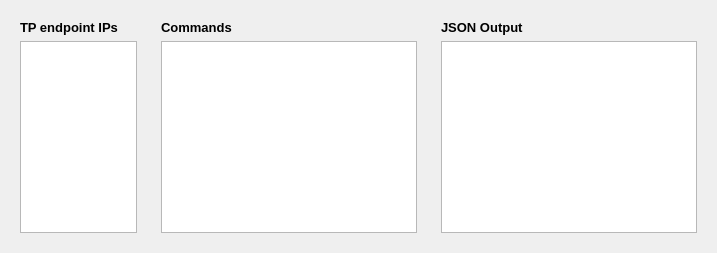
           <widget class="QWidget" name="widget_41" native="true">
            <property name="sizePolicy">
             <sizepolicy hsizetype="Expanding" vsizetype="Preferred">
              <horstretch>0</horstretch>
              <verstretch>0</verstretch>
             </sizepolicy>
            </property>
            <layout class="QHBoxLayout" name="horizontalLayout_28">
             <item>
              <widget class="QWidget" name="widget_43" native="true">
               <property name="maximumSize">
                <size>
                 <width>135</width>
                 <height>16777215</height>
                </size>
               </property>
               <layout class="QVBoxLayout" name="verticalLayout_34">
                <item>
                 <widget class="QLabel" name="label">
                  <property name="font">
                   <font>
                    <family>Segoe UI</family>
                    <pointsize>10</pointsize>
                    <weight>75</weight>
                    <bold>true</bold>
                   </font>
                  </property>
                  <property name="text">
                   <string>TP endpoint IPs</string>
                  </property>
                 </widget>
                </item>
                <item>
                 <widget class="QPlainTextEdit" name="plainTextEdit_tp_ip_list">
                  <property name="sizePolicy">
                   <sizepolicy hsizetype="Fixed" vsizetype="Expanding">
                    <horstretch>0</horstretch>
                    <verstretch>0</verstretch>
                   </sizepolicy>
                  </property>
                  <property name="palette">
                   <palette>
                    <active>
                     <colorrole role="Text">
                      <brush brushstyle="SolidPattern">
                       <color alpha="255">
                        <red>0</red>
                        <green>0</green>
                        <blue>0</blue>
                       </color>
                      </brush>
                     </colorrole>
                     <colorrole role="Base">
                      <brush brushstyle="SolidPattern">
                       <color alpha="255">
                        <red>255</red>
                        <green>255</green>
                        <blue>255</blue>
                       </color>
                      </brush>
                     </colorrole>
                    </active>
                    <inactive>
                     <colorrole role="Text">
                      <brush brushstyle="SolidPattern">
                       <color alpha="255">
                        <red>0</red>
                        <green>0</green>
                        <blue>0</blue>
                       </color>
                      </brush>
                     </colorrole>
                     <colorrole role="Base">
                      <brush brushstyle="SolidPattern">
                       <color alpha="255">
                        <red>255</red>
                        <green>255</green>
                        <blue>255</blue>
                       </color>
                      </brush>
                     </colorrole>
                    </inactive>
                    <disabled>
                     <colorrole role="Text">
                      <brush brushstyle="SolidPattern">
                       <color alpha="255">
                        <red>120</red>
                        <green>120</green>
                        <blue>120</blue>
                       </color>
                      </brush>
                     </colorrole>
                     <colorrole role="Base">
                      <brush brushstyle="SolidPattern">
                       <color alpha="255">
                        <red>240</red>
                        <green>240</green>
                        <blue>240</blue>
                       </color>
                      </brush>
                     </colorrole>
                    </disabled>
                   </palette>
                  </property>
                  <property name="font">
                   <font>
                    <family>Segoe UI</family>
                    <pointsize>10</pointsize>
                   </font>
                  </property>
                  <property name="plainText">
                   <string/>
                  </property>
                 </widget>
                </item>
               </layout>
              </widget>
             </item>
             <item>
              <widget class="QWidget" name="widget_44" native="true">
               <property name="maximumSize">
                <size>
                 <width>470</width>
                 <height>16777215</height>
                </size>
               </property>
               <layout class="QVBoxLayout" name="verticalLayout_11">
                <item>
                 <widget class="QLabel" name="label_2">
                  <property name="font">
                   <font>
                    <family>Segoe UI</family>
                    <pointsize>10</pointsize>
                    <weight>75</weight>
                    <bold>true</bold>
                   </font>
                  </property>
                  <property name="text">
                   <string>Commands</string>
                  </property>
                 </widget>
                </item>
                <item>
                 <widget class="QPlainTextEdit" name="plainTextEdit_tp_commands">
                  <property name="sizePolicy">
                   <sizepolicy hsizetype="Expanding" vsizetype="Expanding">
                    <horstretch>0</horstretch>
                    <verstretch>0</verstretch>
                   </sizepolicy>
                  </property>
                  <property name="palette">
                   <palette>
                    <active>
                     <colorrole role="Text">
                      <brush brushstyle="SolidPattern">
                       <color alpha="255">
                        <red>0</red>
                        <green>0</green>
                        <blue>0</blue>
                       </color>
                      </brush>
                     </colorrole>
                     <colorrole role="Base">
                      <brush brushstyle="SolidPattern">
                       <color alpha="255">
                        <red>255</red>
                        <green>255</green>
                        <blue>255</blue>
                       </color>
                      </brush>
                     </colorrole>
                    </active>
                    <inactive>
                     <colorrole role="Text">
                      <brush brushstyle="SolidPattern">
                       <color alpha="255">
                        <red>0</red>
                        <green>0</green>
                        <blue>0</blue>
                       </color>
                      </brush>
                     </colorrole>
                     <colorrole role="Base">
                      <brush brushstyle="SolidPattern">
                       <color alpha="255">
                        <red>255</red>
                        <green>255</green>
                        <blue>255</blue>
                       </color>
                      </brush>
                     </colorrole>
                    </inactive>
                    <disabled>
                     <colorrole role="Text">
                      <brush brushstyle="SolidPattern">
                       <color alpha="255">
                        <red>120</red>
                        <green>120</green>
                        <blue>120</blue>
                       </color>
                      </brush>
                     </colorrole>
                     <colorrole role="Base">
                      <brush brushstyle="SolidPattern">
                       <color alpha="255">
                        <red>240</red>
                        <green>240</green>
                        <blue>240</blue>
                       </color>
                      </brush>
                     </colorrole>
                    </disabled>
                   </palette>
                  </property>
                  <property name="font">
                   <font>
                    <pointsize>10</pointsize>
                   </font>
                  </property>
                  <property name="sizeAdjustPolicy">
                   <enum>QAbstractScrollArea::AdjustIgnored</enum>
                  </property>
                  <property name="plainText">
                   <string/>
                  </property>
                 </widget>
                </item>
               </layout>
              </widget>
             </item>
             <item>
              <widget class="QWidget" name="widget_12" native="true">
               <layout class="QVBoxLayout" name="verticalLayout_16">
                <item>
                 <widget class="QLabel" name="label_4">
                  <property name="font">
                   <font>
                    <family>Segoe UI</family>
                    <pointsize>10</pointsize>
                    <weight>75</weight>
                    <bold>true</bold>
                   </font>
                  </property>
                  <property name="text">
                   <string>JSON Output</string>
                  </property>
                 </widget>
                </item>
                <item>
                 <widget class="QTextEdit" name="textEdit_TP_output">
                  <property name="sizePolicy">
                   <sizepolicy hsizetype="Expanding" vsizetype="Expanding">
                    <horstretch>0</horstretch>
                    <verstretch>0</verstretch>
                   </sizepolicy>
                  </property>
                  <property name="palette">
                   <palette>
                    <active>
                     <colorrole role="Text">
                      <brush brushstyle="SolidPattern">
                       <color alpha="255">
                        <red>0</red>
                        <green>0</green>
                        <blue>0</blue>
                       </color>
                      </brush>
                     </colorrole>
                     <colorrole role="Base">
                      <brush brushstyle="SolidPattern">
                       <color alpha="255">
                        <red>255</red>
                        <green>255</green>
                        <blue>255</blue>
                       </color>
                      </brush>
                     </colorrole>
                    </active>
                    <inactive>
                     <colorrole role="Text">
                      <brush brushstyle="SolidPattern">
                       <color alpha="255">
                        <red>0</red>
                        <green>0</green>
                        <blue>0</blue>
                       </color>
                      </brush>
                     </colorrole>
                     <colorrole role="Base">
                      <brush brushstyle="SolidPattern">
                       <color alpha="255">
                        <red>255</red>
                        <green>255</green>
                        <blue>255</blue>
                       </color>
                      </brush>
                     </colorrole>
                    </inactive>
                    <disabled>
                     <colorrole role="Text">
                      <brush brushstyle="SolidPattern">
                       <color alpha="255">
                        <red>120</red>
                        <green>120</green>
                        <blue>120</blue>
                       </color>
                      </brush>
                     </colorrole>
                     <colorrole role="Base">
                      <brush brushstyle="SolidPattern">
                       <color alpha="255">
                        <red>240</red>
                        <green>240</green>
                        <blue>240</blue>
                       </color>
                      </brush>
                     </colorrole>
                    </disabled>
                   </palette>
                  </property>
                  <property name="font">
                   <font>
                    <pointsize>10</pointsize>
                   </font>
                  </property>
                  <property name="readOnly">
                   <bool>true</bool>
                  </property>
                  <property name="html">
                   <string>&lt;!DOCTYPE HTML PUBLIC &quot;-//W3C//DTD HTML 4.0//EN&quot; &quot;http://www.w3.org/TR/REC-html40/strict.dtd&quot;&gt;
&lt;html&gt;&lt;head&gt;&lt;meta name=&quot;qrichtext&quot; content=&quot;1&quot; /&gt;&lt;style type=&quot;text/css&quot;&gt;
p, li { white-space: pre-wrap; }
&lt;/style&gt;&lt;/head&gt;&lt;body style=&quot; font-family:'Segoe UI'; font-size:10pt; font-weight:400; font-style:normal;&quot;&gt;
&lt;p style=&quot;-qt-paragraph-type:empty; margin-top:0px; margin-bottom:0px; margin-left:0px; margin-right:0px; -qt-block-indent:0; text-indent:0px;&quot;&gt;&lt;br /&gt;&lt;/p&gt;&lt;/body&gt;&lt;/html&gt;</string>
                  </property>
                 </widget>
                </item>
               </layout>
              </widget>
             </item>
            </layout>
           </widget>
